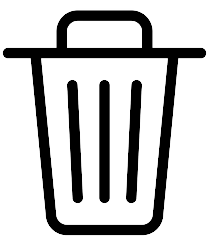
#> input picture deleteebooks.png, 209 x 241 px; its folder holds 3 pictures in this run
$ python -i delete_ebooks.py   (imports and definitions only)   (older library calls are emulated)
#> lines starting #> are read from the running program, lines starting #| are printed output that depends on the picture
from tkinter import *
from tkinter.font import BOLD
from tkinter import ttk, messagebox
from PIL import Image, ImageTk
from db_conn import readAllFromDb, readFromDb, insertUpdateDeleteToDb
from helpers import check_single_quote

def delete_ebooks():
    global delete_ebooks_screen
    global deleteebooks_icon
    global delete_ebooks_image
    global book_combobox
    global book_name_entry
    global book_category_entry
    global book_author_entry
    global back_icon
    delete_ebooks_screen = Toplevel()
    deleteebooks_icon = ImageTk.PhotoImage(Image.open("deleteebooks.png").resize((80, 80), Image.ANTIALIAS))
    delete_ebooks_image = ImageTk.PhotoImage(Image.open("delete_ebooks_image.png").resize((340, 260), Image.ANTIALIAS))
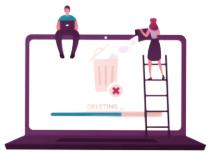
#> input picture delete_ebooks_image.png, 214 x 163 px
    back_icon = ImageTk.PhotoImage(Image.open("back.png").resize((30, 30), Image.ANTIALIAS))
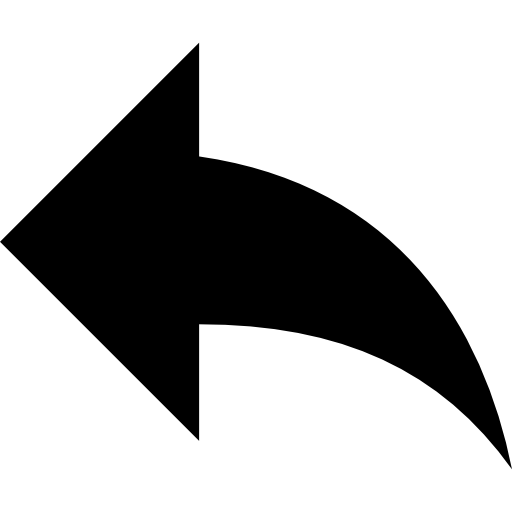
#> input picture back.png, 512 x 512 px
    Button(delete_ebooks_screen, image = back_icon, cursor="hand2", command = close_page).place(x=15,y=15)
    #text variable declaration
    txt_delete_ebooks = "Delete E-Books"
    txt_select_book = "Select E-Books to delete"
    txt_delete = "Delete"
    geometry_size = "1366x768"
    txt_book_name = "Book Name:"
    txt_book_author = "Book Author:"
    txt_book_category = "Book Category:"
    #screen title, screen size, maximize window
    delete_ebooks_screen.title(txt_delete_ebooks)
    delete_ebooks_screen.state("zoomed")
    delete_ebooks_screen.geometry(geometry_size)
    #page icon, title
    Label(delete_ebooks_screen, image = deleteebooks_icon).place(x=80, y=40)
    Label(delete_ebooks_screen, image = delete_ebooks_image).place(x=990, y=65)
    Label(delete_ebooks_screen, text = txt_delete_ebooks, font = ("Helvetica", 14, BOLD)).place(x=180, y = 70)
    #book name selection
    Label(delete_ebooks_screen, text = txt_select_book, font = ("Helvetica", 12, BOLD), foreground = "blue").place(x=80,y=140)
    available_book = get_available_book()
    book_combobox = ttk.Combobox(delete_ebooks_screen, values = available_book, state = "readonly", width = 100)
    book_combobox.place(x=80, y= 170)
    book_combobox.bind("<<ComboboxSelected>>", lambda e : get_book_detail())
    #book name display
    Label(delete_ebooks_screen, text = txt_book_name, font = ("Helvetica", 12, BOLD), foreground = "blue").place(x=80,y=250)
    book_name_entry = Entry(delete_ebooks_screen, font = "Helvetica 12", state = DISABLED, width=80)
    book_name_entry.place(x=80, y=280)
    #book category display
    Label(delete_ebooks_screen, text = txt_book_category, font = ("Helvetica", 12, BOLD), foreground = "blue").place(x=80,y=320)
    book_category_entry = Entry(delete_ebooks_screen, font = "Helvetica 12", state = DISABLED, width=80)
    book_category_entry.place(x=80, y=350)
    #book author display
    Label(delete_ebooks_screen, text = txt_book_author, font = ("Helvetica", 12, BOLD), foreground = "blue").place(x=80,y=390)
    book_author_entry = Entry(delete_ebooks_screen, font = "Helvetica 12", state = DISABLED, width=80)
    book_author_entry.place(x=80, y=420)
    #delete button
    Button(delete_ebooks_screen, text= txt_delete, font = ("Helvetica", 12, BOLD), foreground="white", background="blue", width=20, height=1, cursor="hand2", command = delete_verify).place(x=590,y=500)

def get_available_book():
    available_book_list = []
    dbQuery = "SELECT Name FROM dbo.Books WITH(NOLOCK) WHERE isActive = 1 ORDER BY Id ASC"
#> (the run stopped early here; a loop or call above may not have finished)
